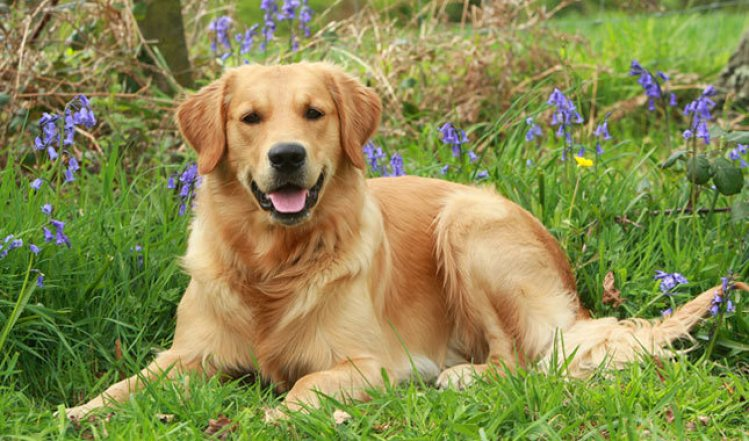
%> input picture Image Analysis Project 2021/Files of the project/dog.jpg, 749 x 441 px
$ octave SURF_Features_Texture_Extraction.m   (GNU Octave 9; MATLAB toolbox functions it lacks are replaced by stand-ins)
%> lines starting %> are read from the running program, lines starting %| are printed output that depends on the picture
% Αποκτάμαι τις εικόνες
source1 = imread("dog.jpg");
%> source1 is the input picture: size 441x749x3 uint8; mean R, G, B 137.2, 138.8, 78.6
source1 = rgb2gray(source1);
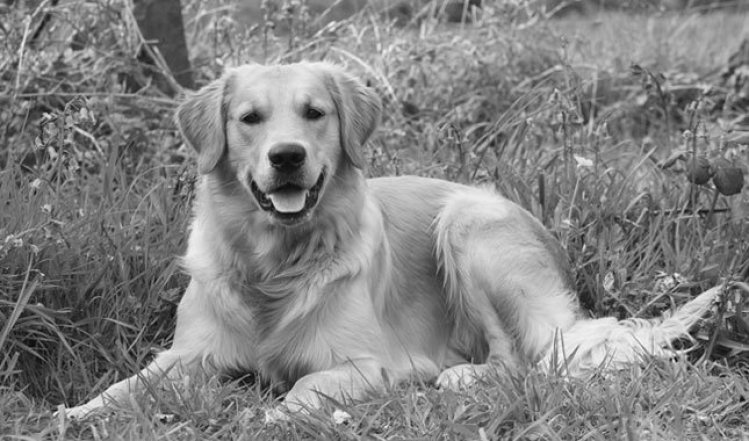
%> source1: size 441x749 uint8; min 5, max 249, mean 131.5
img = imread("dog1.jpg");
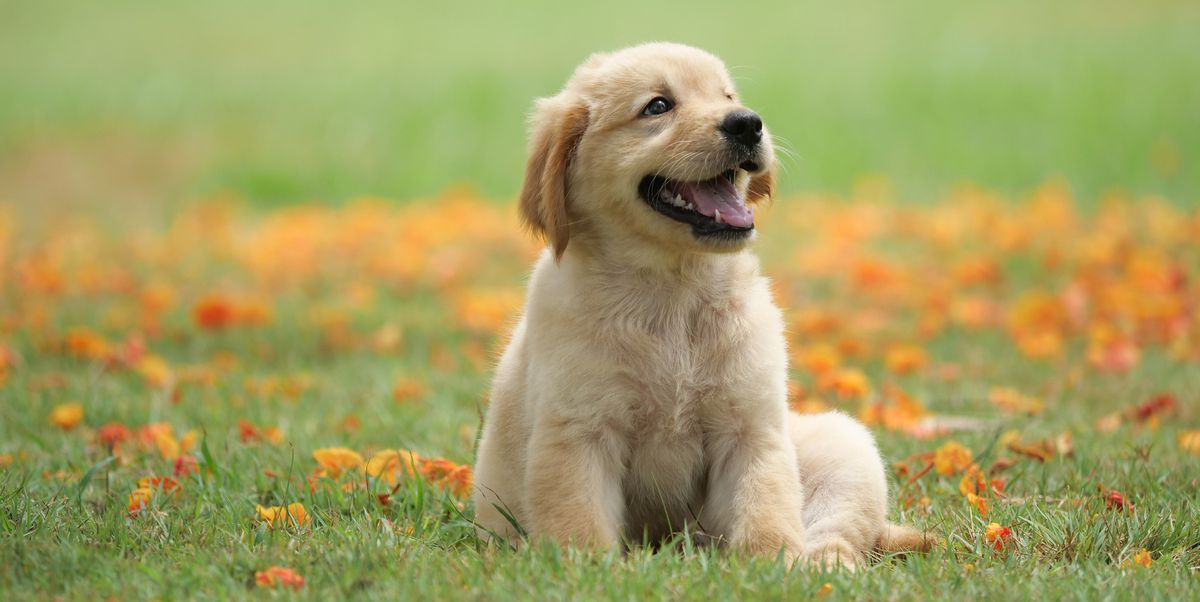
%> input picture Image Analysis Project 2021/Files of the project/dog1.jpg, 1200 x 602 px
%> img is the input picture: size 602x1200x3 uint8; mean R, G, B 163.9, 158.6, 97.6
source2 = rgb2gray(img);
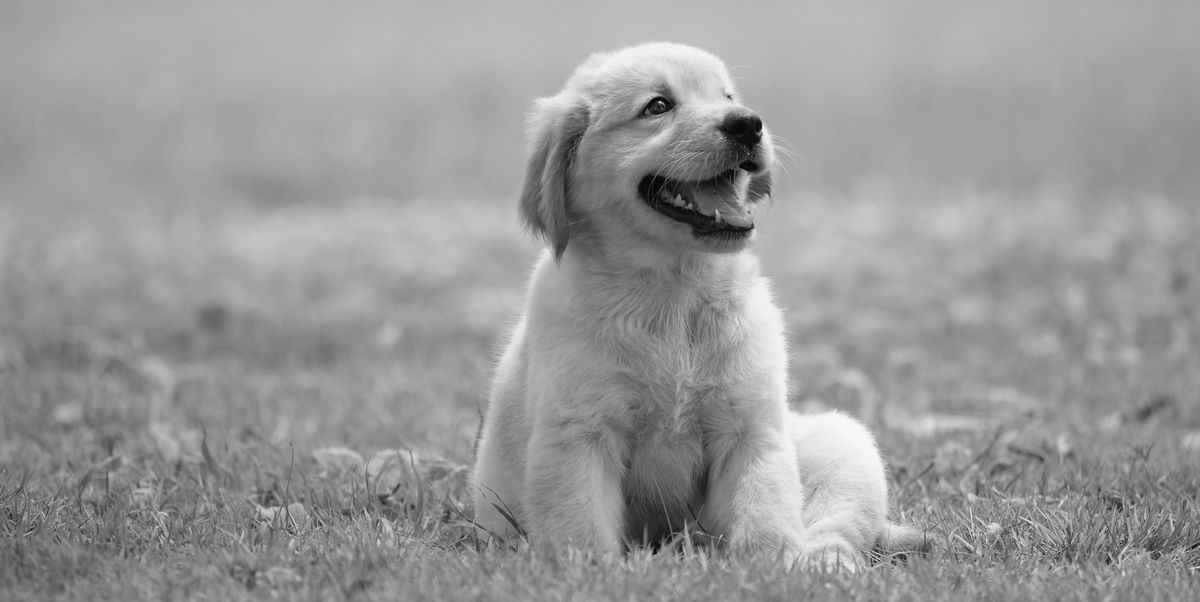
%> source2: size 602x1200 uint8; min 0, max 251, mean 153.2

[L1,N1] = superpixels(source1,100);
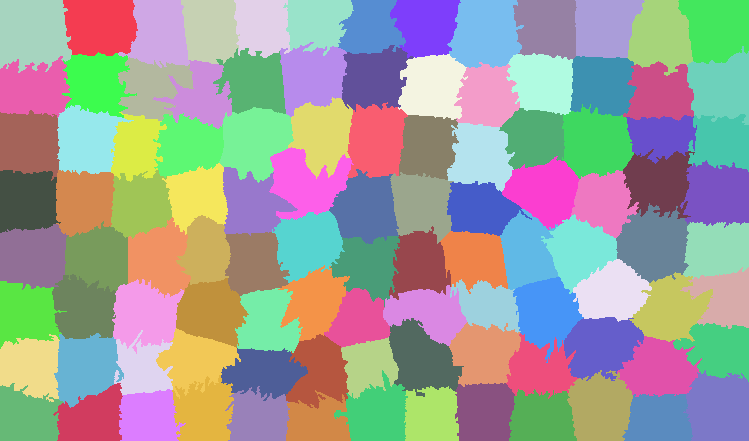
%> L1: size 441x749 double; 104 distinct labels, from 1 to 104; one colour per label, 0 black
%> N1 = 104
[L2,N2] = superpixels(source2,100);
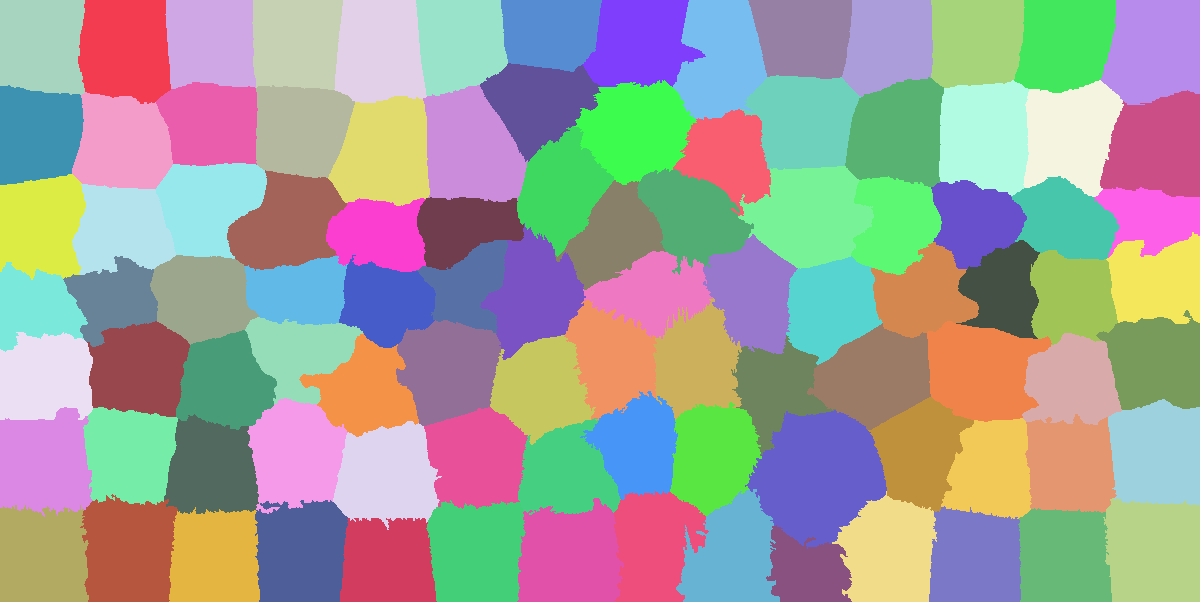
%> L2: size 602x1200 double; 98 distinct labels, from 1 to 98; one colour per label, 0 black
%> N2 = 98

BW1 = boundarymask(L1);
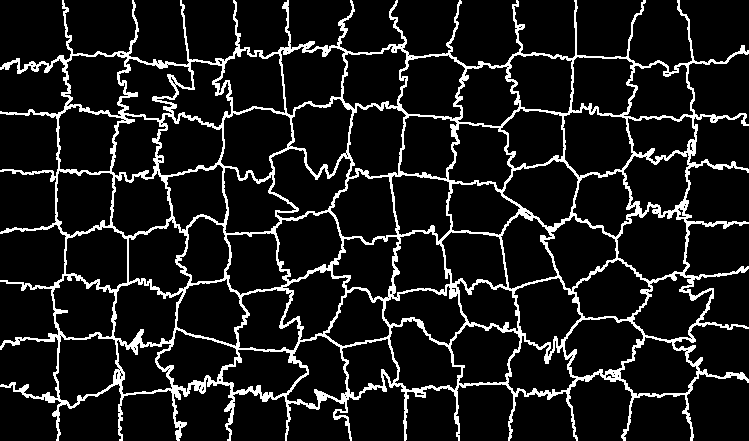
%> BW1: size 441x749 logical; 10.9% white in thin lines or dots
BW2 = boundarymask(L2);
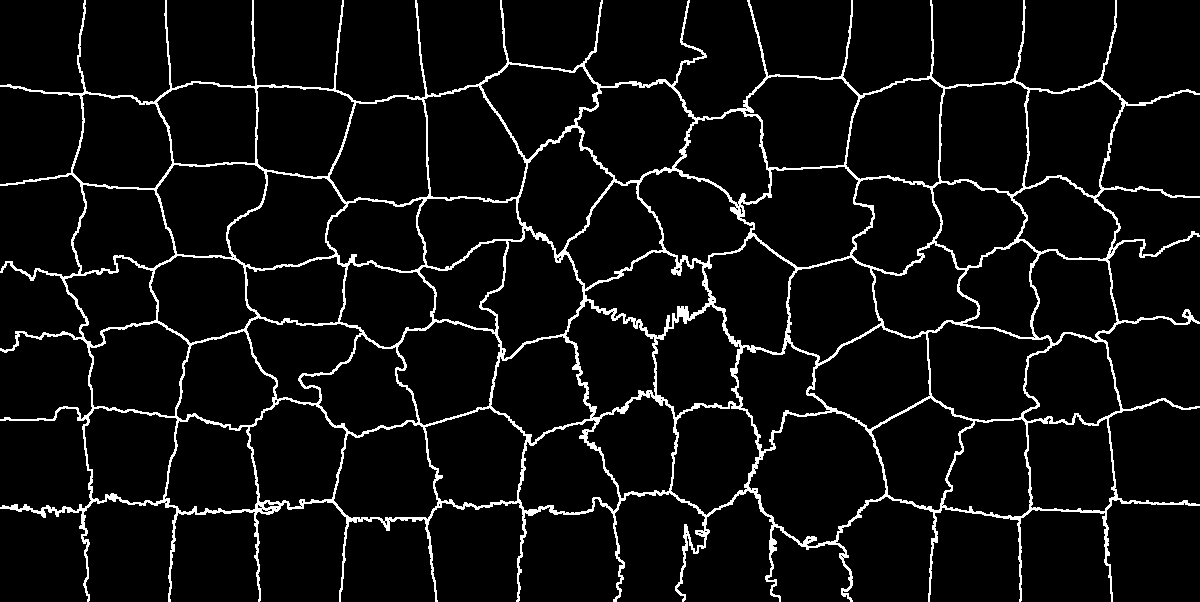
%> BW2: size 602x1200 logical; 6.1% white in thin lines or dots

outputImage1 = zeros(size(source1), 'like', source1);
%> outputImage1: size 441x749 uint8; every value is 0
outputImage2 = zeros(size(img), 'like', img);
%> outputImage2: size 602x1200x3 uint8; every value is 0

%{
Θα χρησιμοποιήσω τη συνάρτηση label2idx για να υπολογίσω τους δείκτες των pixel σε κάθε σύμπλεγμα superpixel.
Αυτό θα μου επιτρέψει να αποκτήσω πρόσβαση στις τιμές των κόκκινων, πράσινων και μπλε στοιχείων χρησιμοποιώντας γραμμική ευρετηρίαση
%}
idx1 = label2idx(L1);
%> idx1 = 104 items

idx2 = label2idx(L2);
%> idx2 = 98 items
numRows = size(img,1);
%> numRows = 602
numCols = size(img,2);
%> numCols = 1200

%{
Για καθένα από τα συμπλέγματα N superpixel, χρησιμοποιούμε γραμμική ευρετηρίαση ανακατασκευάστε τα αντίστοιχα pixel,
κατά την ανίχνευση / εξαγωγή χαρακτηριστικών SURF και την εμφάνιση των 10 ισχυρότερων από αυτά, στην εικόνα σε κλίμακα του γκρι
%}
for labelVal1 = 1:N1
	Idx = idx1{labelVal1};
	outputImage1(Idx) = source1(Idx);
%> (the run ends here)
